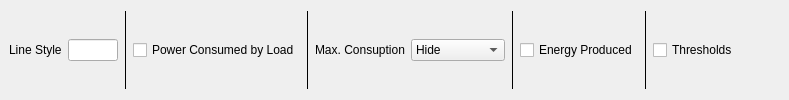
            <widget class="QMplTwinxPlot" name="plot_s">
             <attribute name="title">
              <string>📈 Grapth</string>
             </attribute>
             <layout class="QHBoxLayout" name="horizontalLayout_14">
              <property name="leftMargin">
               <number>9</number>
              </property>
              <item>
               <widget class="QLabel" name="label_9">
                <property name="text">
                 <string>Line Style</string>
                </property>
               </widget>
              </item>
              <item>
               <widget class="QLineEdit" name="sim_line_style">
                <property name="enabled">
                 <bool>true</bool>
                </property>
                <property name="sizePolicy">
                 <sizepolicy hsizetype="Maximum" vsizetype="Fixed">
                  <horstretch>0</horstretch>
                  <verstretch>0</verstretch>
                 </sizepolicy>
                </property>
                <property name="maximumSize">
                 <size>
                  <width>50</width>
                  <height>16777215</height>
                 </size>
                </property>
                <property name="inputMask">
                 <string/>
                </property>
                <property name="text">
                 <string/>
                </property>
                <property name="maxLength">
                 <number>5</number>
                </property>
                <property name="readOnly">
                 <bool>false</bool>
                </property>
               </widget>
              </item>
              <item>
               <widget class="Line" name="line_6">
                <property name="frameShadow">
                 <enum>QFrame::Plain</enum>
                </property>
                <property name="lineWidth">
                 <number>0</number>
                </property>
                <property name="orientation">
                 <enum>Qt::Vertical</enum>
                </property>
               </widget>
              </item>
              <item>
               <widget class="QCheckBox" name="show_loads_area">
                <property name="enabled">
                 <bool>true</bool>
                </property>
                <property name="text">
                 <string>Power Consumed by Load</string>
                </property>
               </widget>
              </item>
              <item>
               <widget class="Line" name="line_9">
                <property name="frameShadow">
                 <enum>QFrame::Plain</enum>
                </property>
                <property name="orientation">
                 <enum>Qt::Vertical</enum>
                </property>
               </widget>
              </item>
              <item>
               <widget class="QLabel" name="label_28">
                <property name="text">
                 <string>Max. Consuption</string>
                </property>
               </widget>
              </item>
              <item>
               <widget class="QComboBox" name="show_max_cons">
                <item>
                 <property name="text">
                  <string>Hide</string>
                 </property>
                </item>
                <item>
                 <property name="text">
                  <string>Line</string>
                 </property>
                </item>
                <item>
                 <property name="text">
                  <string>Area</string>
                 </property>
                </item>
                <item>
                 <property name="text">
                  <string>Line &amp; Area</string>
                 </property>
                </item>
               </widget>
              </item>
              <item>
               <widget class="Line" name="line_4">
                <property name="frameShadow">
                 <enum>QFrame::Plain</enum>
                </property>
                <property name="lineWidth">
                 <number>0</number>
                </property>
                <property name="orientation">
                 <enum>Qt::Vertical</enum>
                </property>
               </widget>
              </item>
              <item>
               <widget class="QCheckBox" name="energyP_s">
                <property name="enabled">
                 <bool>true</bool>
                </property>
                <property name="text">
                 <string>Energy Produced</string>
                </property>
               </widget>
              </item>
              <item>
               <widget class="Line" name="line_12">
                <property name="frameShadow">
                 <enum>QFrame::Plain</enum>
                </property>
                <property name="lineWidth">
                 <number>0</number>
                </property>
                <property name="orientation">
                 <enum>Qt::Vertical</enum>
                </property>
               </widget>
              </item>
              <item>
               <widget class="QCheckBox" name="show_th">
                <property name="enabled">
                 <bool>true</bool>
                </property>
                <property name="text">
                 <string>Thresholds</string>
                </property>
               </widget>
              </item>
              <item>
               <spacer name="horizontalSpacer_2">
                <property name="orientation">
                 <enum>Qt::Horizontal</enum>
                </property>
                <property name="sizeHint" stdset="0">
                 <size>
                  <width>40</width>
                  <height>20</height>
                 </size>
                </property>
               </spacer>
              </item>
             </layout>
            </widget>
